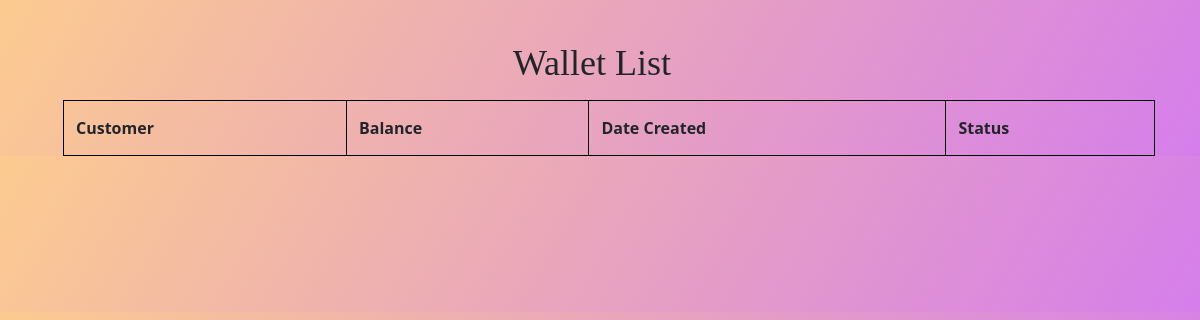
Page /wallet/wallet_list/ on the earlier database version.
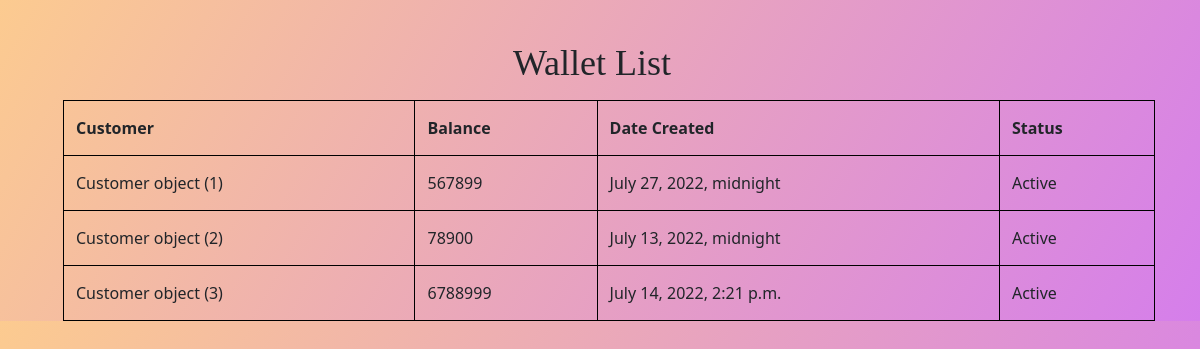
Same page on the later database version.
### wallet/models.py (models this page shows)
class Wallet(models.Model):
    balance = models.IntegerField()
    customer = models.ForeignKey(Customer,on_delete=models.CASCADE,related_name='wallet_customer')
    date_created = models.DateTimeField()
    status = models.CharField(max_length=15)
    currency = models.ForeignKey(Currency,on_delete=models.CASCADE,related_name='wallet_currency')
    history = models.DateTimeField()
    pin = models.IntegerField()

class Customer(models.Model):
    first_name=models.CharField(max_length=20)
    last_name=models.CharField(max_length=20)
    address=models.CharField(max_length=95)
    email=models.EmailField(max_length=254)
    phone_number=models.CharField(max_length=13)
    GENDER_CHOICES = (
           ("M", "Male"),
           ("F", "Female"),
           ("NB", "Non-Binary"),
    )
    gender=models.CharField(max_length=10,choices=GENDER_CHOICES)
    age=models.PositiveSmallIntegerField()
    profile_picture = models.ImageField(default='default.jpg', upload_to='profile_pics')

### wallet/views.py (the view)
# urls.py: path("wallet_list/",list_wallet,name="registration"),
def list_wallet(request):
   wallets=Wallet.objects.all()
   return render(request,'wallet/wallet_list.html',
    {"Wallet":wallets}
   )

### wallet/templates/wallet/wallet_list.html (shortened to what this page needs)
<!DOCTYPE html>
<html lang="en">
<head>
 <link href="https://cdn.jsdelivr.net/npm/bootstrap@5.0.2/dist/css/bootstrap.min.css" rel="stylesheet">
</head>
<body>
 <h1>Wallet List</h1>
 <table>
   <tr>
     <th>Customer </th>
     <th>Balance </th>
     <th>Date Created</th>
     <th>Status</th>
   </tr>
   <tb>{%for wallets in Wallet%}</tb>
   <tr>
     <td>{{wallets.customer}}</td>
     <td>{{wallets.balance}}</td>
     <td>{{wallets.date_created}}</td>
     <td>{{wallets.status}}</td>
     {%endfor%}
   </tr>
 </table>
</body>
</html>

Differences in the rows shown:
added Wallet: customer "Customer object (1)", balance "567899", date_created "July 27, 2022, midnight", status "Active"
added Wallet: customer "Customer object (2)", balance "78900", date_created "July 13, 2022, midnight", status "Active"
added Wallet: customer "Customer object (3)", balance "6788999", date_created "July 14, 2022, 2:21 p.m.", status "Active"
